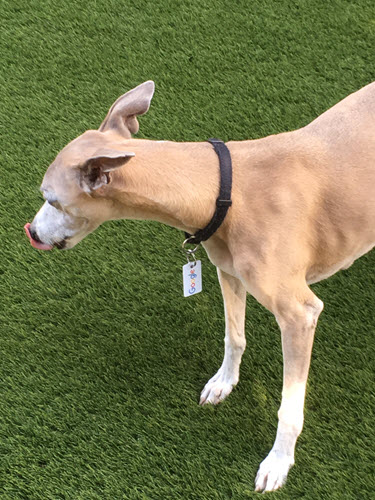
#> input picture openCV/images/image1.png, 375 x 500 px
$ python mask_bitwise_operators.py
#> lines starting #> are read from the running program, lines starting #| are printed output that depends on the picture; after the words box and inside, x2 and y2 are one past the last pixel; in counts of white or black regions, pixels touching at a corner belong together
#mask an image
#mask is binary(black and white) image used to control which part of an image should be visible or modified.
#white pixels(255)-> allows the corresponding image pixels to be visible
#black pixels(0)-> block the corresponding image pixels(turn them black in output)
import cv2
import numpy as np

img=cv2.imread("images/image1.png")
#> img is the input picture: shape (500, 375, 3); mean B, G, R 76.5, 117.8, 114.4
mask = np.zeros(img.shape[:2],dtype=np.uint8)
cv2.circle(mask,(150,150),100,255,-1)
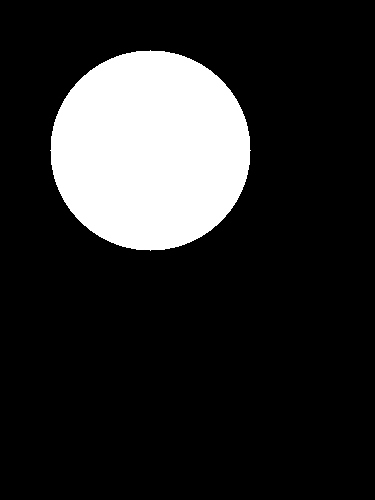
#> mask: shape (500, 375); 16.8% white; 1 white region, box (x1, y1, x2, y2) and area: (50, 50, 251, 251) 31417
result=cv2.bitwise_and(img,img,mask=mask)
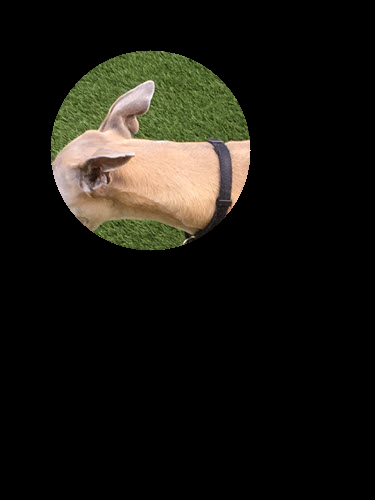
#> result: shape (500, 375, 3); mean B, G, R 16.6, 22.7, 24.4
cv2.imshow("bitwise_and",result)
cv2.waitKey(0)
cv2.destroyAllWindows()
img1=cv2.imread("images/mask1.jpeg")
img2=cv2.imread("images/mask2.jpg")
#> (the run stopped early here; a loop or call above may not have finished)
